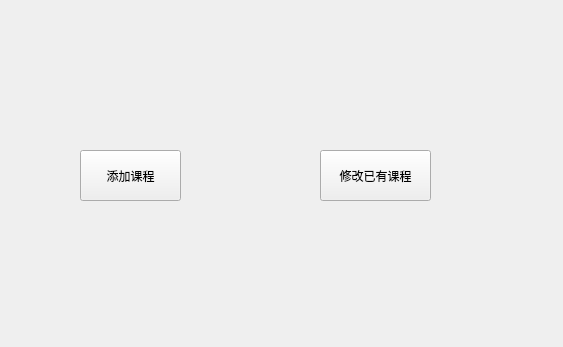
<?xml version="1.0" encoding="UTF-8"?>
<ui version="4.0">
 <class>admin</class>
 <widget class="QWidget" name="admin">
  <property name="geometry">
   <rect>
    <x>0</x>
    <y>0</y>
    <width>563</width>
    <height>347</height>
   </rect>
  </property>
  <property name="windowTitle">
   <string>Form</string>
  </property>
  <widget class="QPushButton" name="pushButton">
   <property name="geometry">
    <rect>
     <x>320</x>
     <y>150</y>
     <width>111</width>
     <height>51</height>
    </rect>
   </property>
   <property name="text">
    <string>修改已有课程</string>
   </property>
  </widget>
  <widget class="QPushButton" name="pushButton_2">
   <property name="geometry">
    <rect>
     <x>80</x>
     <y>150</y>
     <width>101</width>
     <height>51</height>
    </rect>
   </property>
   <property name="text">
    <string>添加课程</string>
   </property>
  </widget>
 </widget>
 <resources/>
 <connections/>
</ui>
